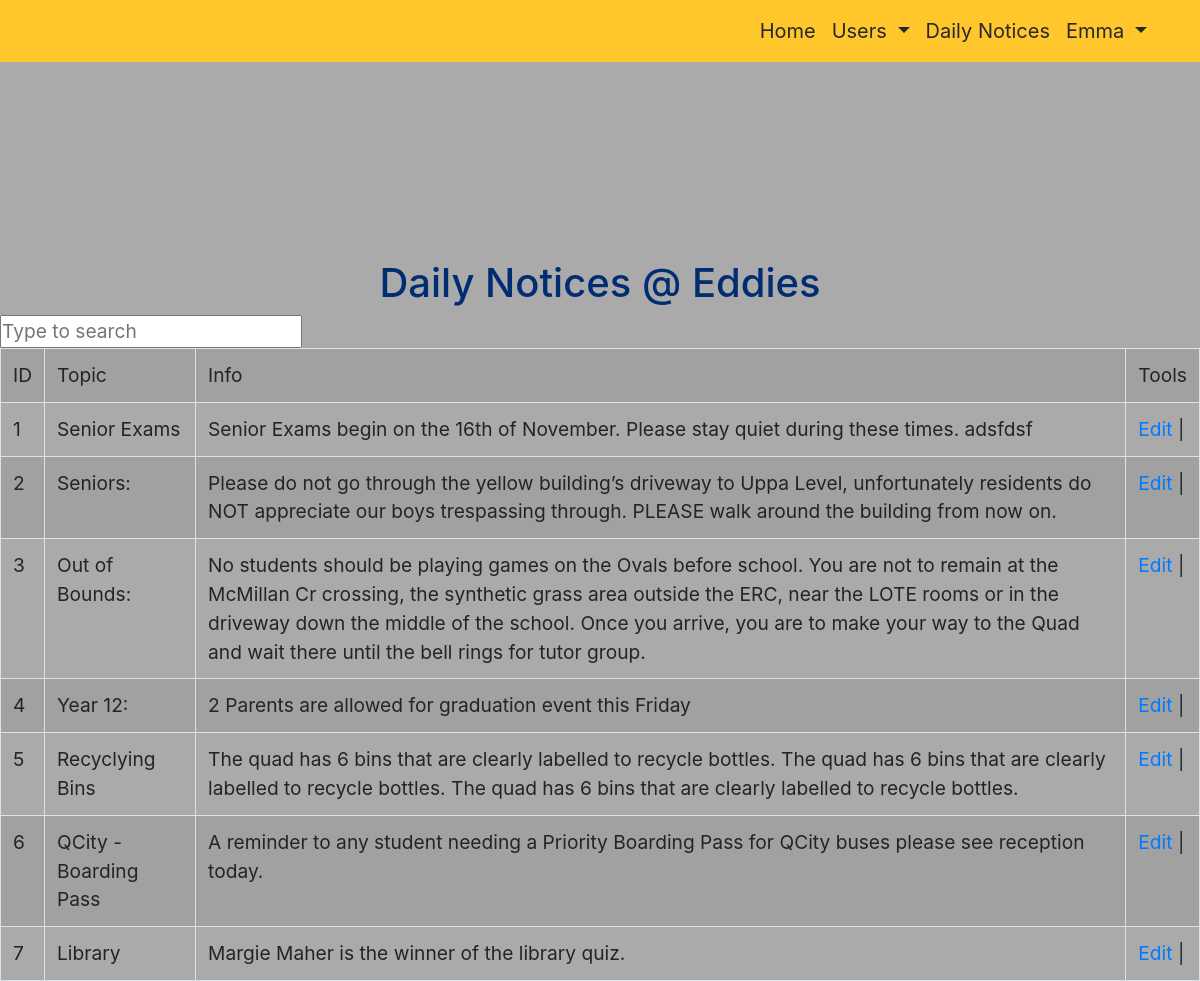
Page /admin/noticecrud/notice.php (signed in) on the committed database.
### tables this page shows
CREATE TABLE `notices` (
  `date` varchar(100) NOT NULL,
  `topic1` varchar(100) NOT NULL,
  `subinfo1` varchar(800) NOT NULL,
  `id` int(11) NOT NULL
);

### admin/noticecrud/notice.php (the view, shortened to what this page needs)
<?php
include_once("config.php");
$result = mysqli_query($mysqli, "SELECT * FROM notices ");
?>
<!DOCTYPE html>
<html lang="en" >
<head>
<link rel="stylesheet" href="https://stackpath.bootstrapcdn.com/bootstrap/4.5.0/css/bootstrap.min.css">
<link rel="stylesheet" href="https://cdnjs.cloudflare.com/ajax/libs/font-awesome/4.7.0/css/font-awesome.min.css">
<link href="../assets/style.css" rel="stylesheet" type="text/css">
<nav class="navbar navbar-expand-lg navbar-dark fixed-top">
  <div class="container">
    <div class="collapse navbar-collapse" id="navbarResponsive">
      <ul class="navbar-nav ml-auto">
        <li class="nav-item active">
          <a id="red" class="nav-link" href="../adminindex.php" style="font-size:20px">Home
              </a>
        </li>
		<li  class="nav-item dropdown">
			<a class="nav-link dropdown-toggle" id="red" href="#" id="navbarDropdown" style="font-size:20px" role="button" data-toggle="dropdown" aria-haspopup="true" aria-expanded="false">Users		</a>
      </li>
        <li class="nav-item">
          <a  id="red" class="nav-link" href="#"  style="font-size:20px">Daily Notices</a>
        </li>
		<li id="red" class="nav-item dropdown">  <?php  if (isset($_SESSION['usernames'])) : ?>
			<a  id="red"class="nav-link dropdown-toggle" href="#" id="navbarDropdown" style="font-size:20px" role="button" data-toggle="dropdown" aria-haspopup="true" aria-expanded="false">
<?php echo $_SESSION['firstname']; ?> <?php endif ?>			</a>
      </li>
      </ul>
    </div>
  </div>
</nav>
</head>
<body>
<br> <br> <br> <br> <br><br> <br><br> <br>
<center> <h1 class="mainpoint"> Daily Notices @ Eddies </h1> </center>
						<input type="text" id="search" placeholder="Type to search">
	<table class='table table-bordered table-striped'id='example'>
	<tr bgcolor='#CCCCCC'>
		<td>ID</td>
		<td>Topic</td>
		<td>Info</td>
		<td>Tools</td>
	</tr>
	<?php
	while($res = mysqli_fetch_array($result)) {
		echo "<tr>";
		echo "<td>".$res['id']."</td>";
		echo "<td>".$res['topic1']."</td>";
		echo "<td>".$res['subinfo1']."</td>";
		echo "<td><a href=\"edit.php?id=$res[id]\">Edit</a> | </td>";
	}
	?>
	</table>
</body>
</html>

### admin/assets/style.css (style rules this page uses)
* { margin: 0px; padding: 0px; }
body { font-size: 120%; background: #F8F8FF; }

### admin/noticecrud/notice.php (style rules this page uses)
html, body { background-color:rgba(170,170,170); height: 10%; }
body { overflow-x: hidden; }
.navbar { background-color:#FFC72C; }
#red { color:#282828; }
.mainpoint { color:#002D72; }

### rows in the picture
notices: id "1", topic1 "Senior Exams", subinfo1 "Senior Exams begin on the 16th of November. Please stay quiet during these times. adsfdsf"
notices: id "2", topic1 "Seniors:", subinfo1 "Please do not go through the yellow building’s driveway to Uppa Level, unfortunately residents do NOT appreciate our boys trespassing through. PLEASE walk around the building from now on."
notices: id "3", topic1 "Out of Bounds:", subinfo1 "No students should be playing games on the Ovals before school. You are not to remain at the McMillan Cr crossing, the synthetic grass area outside the ERC, near the LOTE rooms or in the driveway down the middle of the school. Once you arrive, you are to make your way to the Quad and wait there until the bell rings for tutor group."
notices: id "4", topic1 "Year 12:", subinfo1 "2 Parents are allowed for graduation event this Friday"
notices: id "5", topic1 "Recyclying Bins", subinfo1 "The quad has 6 bins that are clearly labelled to recycle bottles. The quad has 6 bins that are clearly labelled to recycle bottles. The quad has 6 bins that are clearly labelled to recycle bottles."
notices: id "6", topic1 "QCity - Boarding Pass", subinfo1 "A reminder to any student needing a Priority Boarding Pass for QCity buses please see reception today."
notices: id "7", topic1 "Library", subinfo1 "Margie Maher is the winner of the library quiz."

### other values in the picture
$_SESSION['firstname'] "Emma"
